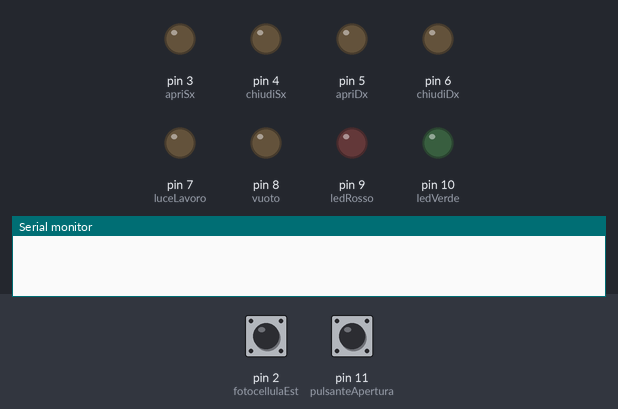
Recording of a sketch running on a simulated Arduino Uno, built with avr-gcc and run on an emulated ATmega328P. Shown: output pins drawn as LEDs (lit = HIGH), the last lines printed to the serial monitor. The inputs (shaded band) are chosen by the test bench; at power-on: pin 11 (pulsanteApertura) HIGH, pin 2 (fotocellulaEst) HIGH.

Above: at 1.2 s.
1.3 s: pin 11 (pulsanteApertura) pulled LOW for 0.15 s
At 1.5 s:
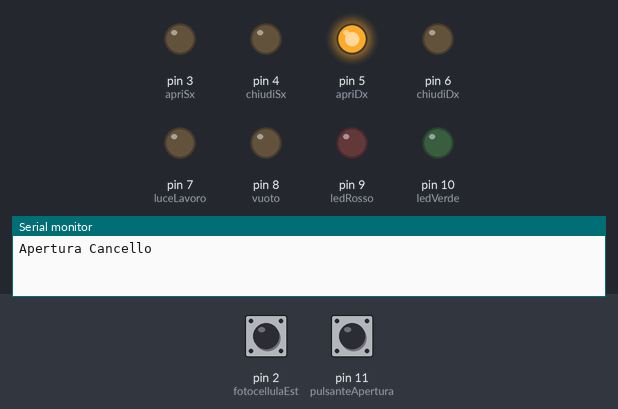
At 2.1 s:
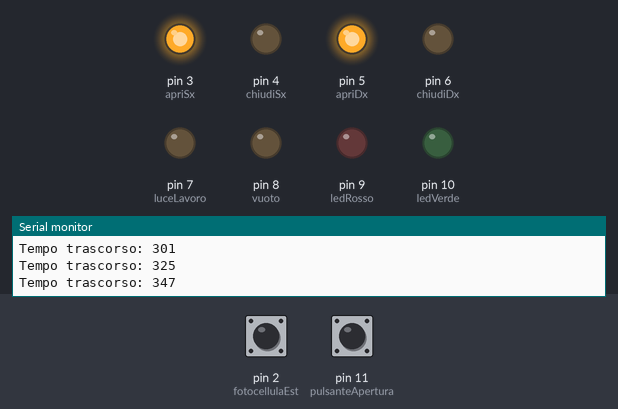
4.4 s: pin 11 (pulsanteApertura) pulled LOW for 3.2 s
At 8.7 s:
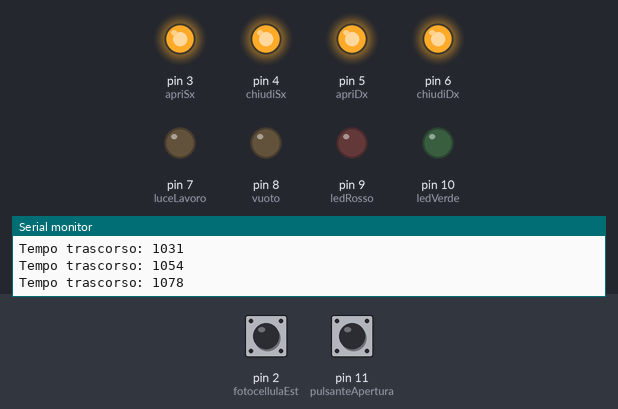
9.1 s: pin 11 (pulsanteApertura) driven LOW
12.1 s: pin 2 (fotocellulaEst) pulled LOW for 0.15 s
15.2 s: pin 11 (pulsanteApertura) driven HIGH
Timing chart, 0 to 19.2 s (numbered marks = the images above; inputs shaded):
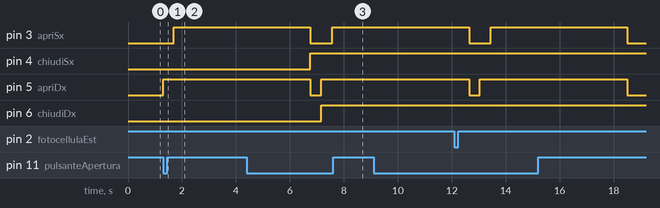

Measured:
- after the input at 1.3 s, pin 3 (apriSx): LOW → HIGH after 0.40 s; pin 5 (apriDx): LOW → HIGH at once

The sketch:

codice_test.ino
```cpp
#define fotocellulaInt 1
#define fotocellulaEst 2
#define apriSx 3
#define chiudiSx 4
#define apriDx 5
#define chiudiDx 6
#define luceLavoro 7
#define vuoto 8
#define ledRosso 9
#define ledVerde 10
#define pulsanteApertura 11
#define radio 12
#define amperometroSx A0
#define amperometroDx A1

bool aperturaInCorso = false;
unsigned long tempoApertura = 0;  // variabile per il controllo del tempo
unsigned long durataApertura = 5000;  // durata di 5 secondi (5000 millisecondi)

void setup() {
  Serial.begin(9600);  // Inizializza la comunicazione seriale
  pinMode(fotocellulaInt, INPUT_PULLUP);
  pinMode(fotocellulaEst, INPUT_PULLUP);

  pinMode(apriSx, OUTPUT);
  pinMode(chiudiSx, OUTPUT);
  pinMode(apriDx, OUTPUT);
  pinMode(chiudiDx, OUTPUT);

  pinMode(luceLavoro, OUTPUT);
  pinMode(vuoto, OUTPUT);
  pinMode(ledRosso, OUTPUT);
  pinMode(ledVerde, OUTPUT);
  pinMode(pulsanteApertura, INPUT_PULLUP);
  pinMode(radio, INPUT_PULLUP);
  pinMode(amperometroSx, INPUT);
  pinMode(amperometroDx, INPUT);
}

void loop() {
  // Controlliamo se deve partire l'apertura del cancello
  if (digitalRead(pulsanteApertura) == LOW && digitalRead(fotocellulaInt) == HIGH && digitalRead(fotocellulaEst)==HIGH) {
    Serial.println("Apertura Cancello");  // Messaggio di debug per apertura
    apriCancello();
  }

  // Controlliamo se è il momento di chiudere il cancello
  if (aperturaInCorso) {
    if (millis() - tempoApertura >= durataApertura) {  // Se sono passati 5000 ms (5 secondi) dall'apertura
      Serial.println("Tempo scaduto, chiusura cancello");  // Messaggio di debug per il tempo scaduto
      chiudiCancello();
    } else {
      Serial.print("Tempo trascorso: ");
      Serial.println(millis() - tempoApertura);  // Debug per mostrare quanto tempo è passato
    }
  }
}

// Funzione per aprire il cancello
void apriCancello() {
  if (!aperturaInCorso) {
    aperturaInCorso = true;  // Impostiamo aperturaInCorso su true per evitare che venga ripetuto
    digitalWrite(apriDx, HIGH);  // Apriamo l'anta destra
    delay(400);  // Delay per evitare che le due ante si sovrappongano troppo rapidamente
    digitalWrite(apriSx, HIGH);  // Apriamo l'anta sinistra
    tempoApertura = millis();  // Salviamo il tempo di inizio apertura
    Serial.println("Cancello aperto");  // Messaggio di debug per apertura
  }
}

// Funzione per chiudere il cancello
void chiudiCancello() {
  Serial.println("Chiusura cancello");  // Messaggio di debug per chiusura
  digitalWrite(apriSx, LOW);  // Chiudiamo l'anta sinistra
  digitalWrite(apriDx, LOW);  // Chiudiamo l'anta destra
  digitalWrite(chiudiSx, HIGH); // Azione di chiusura per l'anta sinistra
  delay(400);  // Tempo di ritardo tra i movimenti
  digitalWrite(chiudiDx, HIGH); // Azione di chiusura per l'anta destra

  aperturaInCorso = false;    // Resettiamo la variabile per evitare che il ciclo ripeta
}
```
